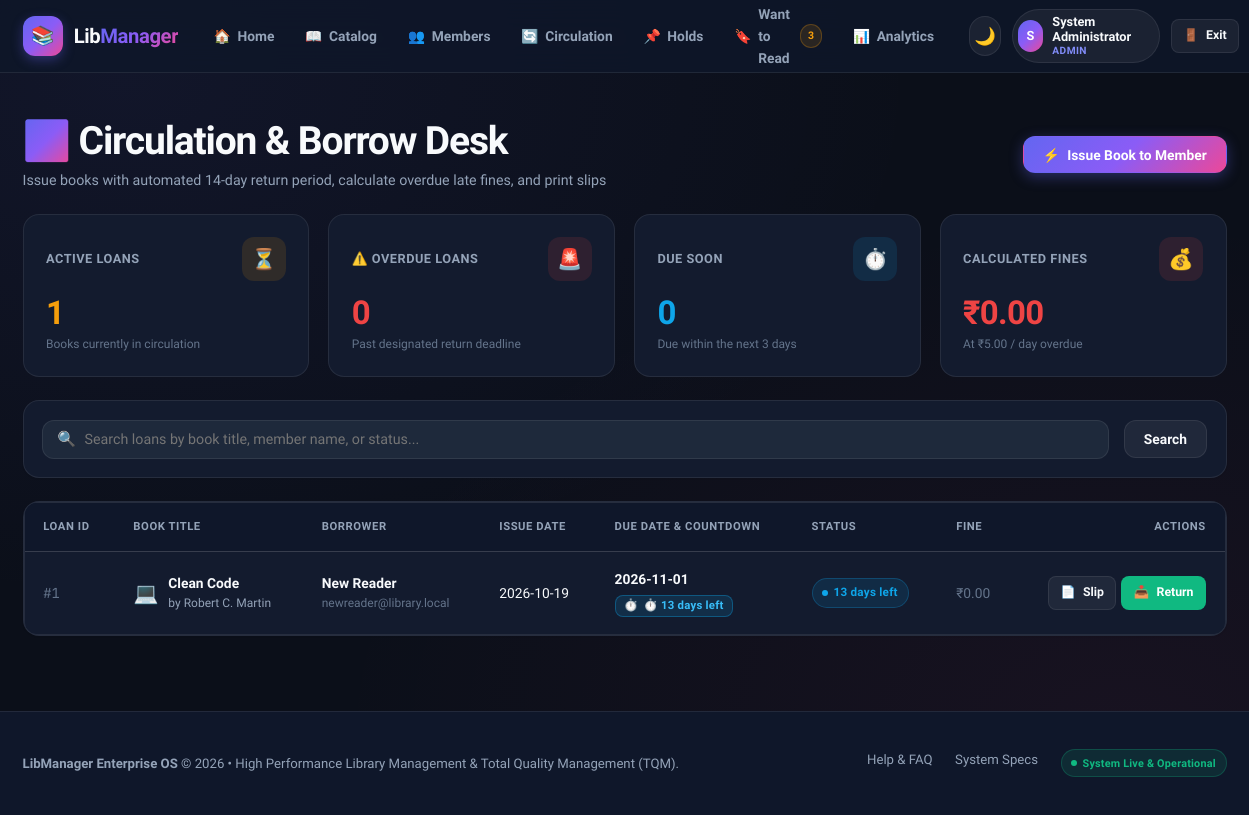
The page /borrow (signed in) on the database as committed earlier.
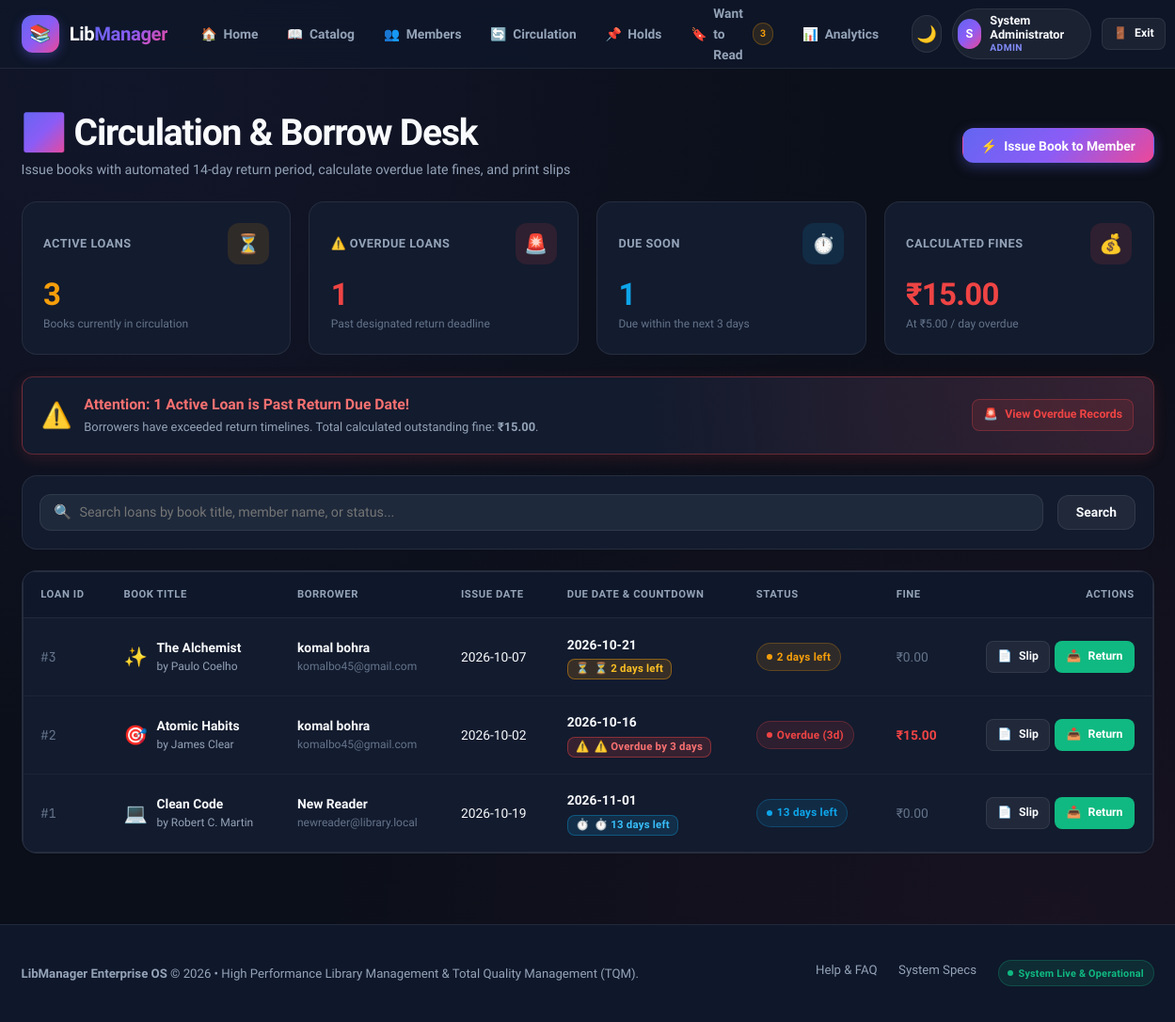
The same page on the database as committed later.
### tables this page shows
CREATE TABLE borrow_records (
            id INTEGER PRIMARY KEY AUTOINCREMENT,
            book_id INTEGER NOT NULL,
            member_id INTEGER NOT NULL,
            issue_date DATE DEFAULT (date('now')),
            due_date DATE NOT NULL,
            return_date DATE,
            fine_amount REAL DEFAULT 0.0,
            status TEXT DEFAULT 'Issued',
            FOREIGN KEY (book_id) REFERENCES books(id),
            FOREIGN KEY (member_id) REFERENCES members(id)
        );

CREATE TABLE books (
            id INTEGER PRIMARY KEY AUTOINCREMENT,
            title TEXT NOT NULL,
            author TEXT NOT NULL,
            category TEXT NOT NULL,
            status TEXT DEFAULT 'Available'
        , isbn TEXT, cover_url TEXT, total_copies INTEGER DEFAULT 1, available_copies INTEGER DEFAULT 1, pdf_url TEXT, icon TEXT);

CREATE TABLE members (
            id INTEGER PRIMARY KEY AUTOINCREMENT,
            name TEXT NOT NULL,
            email TEXT UNIQUE,
            phone TEXT,
            member_type TEXT DEFAULT 'Student',
            created_at TIMESTAMP DEFAULT CURRENT_TIMESTAMP
        );

### app.py (the view)
@app.route("/borrow")
@login_required
def borrow_page():
    search_query = request.args.get("q", "").strip()
    conn = get_db_connection()
    query = """
        SELECT r.id, r.book_id, r.member_id, r.issue_date, r.due_date, r.return_date, r.fine_amount, r.status,
               b.title as book_title, b.author as book_author,
               m.name as member_name, m.email as member_email
        FROM borrow_records r
        JOIN books b ON r.book_id = b.id
        JOIN members m ON r.member_id = m.id
        WHERE 1=1
    """
    params = []
    if search_query:
        query += " AND (b.title LIKE ? OR m.name LIKE ? OR r.status LIKE ?)"
        wildcard = f"%{search_query}%"
        params.extend([wildcard, wildcard, wildcard])
    query += " ORDER BY r.id DESC"
    records = conn.execute(query, params).fetchall()
    today_str = date.today().isoformat()
    enriched_records = []
    overdue_count = 0
    due_soon_count = 0
    calculated_total_fines = 0.0
    for r in records:
        r_dict = dict(r)
        cd = get_due_countdown(r_dict["due_date"], r_dict["status"])
        r_dict["countdown"] = cd
        if r_dict["status"] == "Issued":
            if cd["is_overdue"]:
                overdue_count += 1
                r_dict["calculated_fine"] = max(0.0, cd["fine_preview"])
                r_dict["overdue_days"] = cd["overdue_days"]
                calculated_total_fines += r_dict["calculated_fine"]
            else:
                if cd["urgency"] == "warning":
                    due_soon_count += 1
                r_dict["calculated_fine"] = r_dict["fine_amount"] or 0.0
                r_dict["overdue_days"] = 0
                calculated_total_fines += r_dict["calculated_fine"]
        else:
            r_dict["calculated_fine"] = r_dict["fine_amount"] or 0.0
            r_dict["overdue_days"] = 0
            calculated_total_fines += r_dict["calculated_fine"]
        enriched_records.append(r_dict)
    available_books = conn.execute("SELECT id, title, author FROM books WHERE status = 'Available'").fetchall()
    members = conn.execute("SELECT id, name, member_type FROM members ORDER BY name").fetchall()
    issued_count = conn.execute("SELECT COUNT(*) FROM borrow_records WHERE status = 'Issued'").fetchone()[0]
    conn.close()
    stats = {
        "issued": issued_count,
        "overdue": overdue_count,
        "due_soon": due_soon_count,
        "total_fines": calculated_total_fines
    }
    return render_template(
        "borrow.html",
        records=enriched_records,
        available_books=available_books,
        members=members,
        search_query=search_query,
        stats=stats,
        today_date=today_str,
        default_due_date=(date.today() + timedelta(days=14)).isoformat()
    )

### app.py (called while the page is built)
def get_db_connection():
    conn = sqlite3.connect(DATABASE)
    conn.row_factory = sqlite3.Row
    return conn

def login_required(f):
    @wraps(f)
    def decorated_function(*args, **kwargs):
        if "user_id" not in session:
            flash("Please sign in to access your library account.", "warning")
            return redirect(url_for("login_page", next=request.url))
        return f(*args, **kwargs)
    return decorated_function

### templates/borrow.html (shortened to what this page needs)
{% extends "base.html" %}
{% block content %}
<div class="container" style="padding-top: 1.5rem; padding-bottom: 3rem;">
  <div style="display: flex; justify-content: space-between; align-items: center; margin-bottom: 1.5rem; flex-wrap: wrap; gap: 1rem;">
    <div>
      <h1 class="page-title" style="margin-bottom: 0.25rem;">
        <span>🔄</span> Circulation & Borrow Desk
      </h1>
      <p style="color: var(--text-muted); font-size: 0.95rem;">
        Issue books with automated 14-day return period, calculate overdue late fines, and print slips
      </p>
    </div>
    <button type="button" class="btn btn-primary" onclick="openIssueModal()">
      <span>⚡</span> Issue Book to Member
    </button>
  </div>
  <div class="stats-grid" style="grid-template-columns: repeat(auto-fit, minmax(210px, 1fr)); margin-bottom: 1.5rem;">
    <div class="stat-card warning">
      <div class="stat-header">
        <span class="stat-title">Active Loans</span>
        <div class="stat-icon">⏳</div>
      </div>
      <div class="stat-value" style="color: var(--status-warning);">{{ stats.issued }}</div>
      <div class="stat-subtext">Books currently in circulation</div>
    </div>
    <div class="stat-card danger">
      <div class="stat-header">
        <span class="stat-title">⚠️ Overdue Loans</span>
        <div class="stat-icon">🚨</div>
      </div>
      <div class="stat-value" style="color: var(--status-danger);">{{ stats.overdue }}</div>
      <div class="stat-subtext">Past designated return deadline</div>
    </div>
    <div class="stat-card info">
      <div class="stat-header">
        <span class="stat-title">Due Soon</span>
        <div class="stat-icon">⏱️</div>
      </div>
      <div class="stat-value" style="color: var(--status-info);">{{ stats.due_soon }}</div>
      <div class="stat-subtext">Due within the next 3 days</div>
    </div>
    <div class="stat-card danger">
      <div class="stat-header">
        <span class="stat-title">Calculated Fines</span>
        <div class="stat-icon">💰</div>
      </div>
      <div class="stat-value" style="color: var(--status-danger);">₹{{ "%.2f"|format(stats.total_fines) }}</div>
      <div class="stat-subtext">At ₹5.00 / day overdue</div>
    </div>
  </div>
  {% if stats.overdue > 0 %}
  <div class="overdue-alert-banner">
    <div style="display: flex; align-items: center; gap: 0.85rem;">
      <span style="font-size: 1.75rem;">⚠️</span>
      <div>
        <div style="font-weight: 800; font-size: 1.05rem; color: #f87171;">
          Attention: {{ stats.overdue }} Active {{ 'Loan is' if stats.overdue == 1 else 'Loans are' }} Past Return Due Date!
        </div>
        <div style="font-size: 0.86rem; color: var(--text-muted); margin-top: 2px;">
          Borrowers have exceeded return timelines. Total calculated outstanding fine: <strong>₹{{ "%.2f"|format(stats.total_fines) }}</strong>.
        </div>
      </div>
    </div>
    <a href="#circulationTable" class="btn btn-danger btn-sm">
      <span>🚨</span> View Overdue Records
    </a>
  </div>
  {% endif %}
  <div class="card" style="padding: 1.25rem; margin-bottom: 1.5rem;">
    <form method="GET" action="{{ url_for('borrow_page') }}">
      <div class="toolbar" style="margin-bottom: 0;">
        <div class="search-box">
          <span class="search-icon">🔍</span>
          <input type="text" name="q" value="{{ search_query }}" class="form-control" placeholder="Search loans by book title, member name, or status...">
        </div>
        <button type="submit" class="btn btn-secondary">Search</button>
      </div>
    </form>
  </div>
  <div class="card" id="circulationTable" style="padding: 0; overflow: hidden;">
    <div class="table-responsive">
      <table class="data-table">
        <thead>
          <tr>
            <th>Loan ID</th>
            <th>Book Title</th>
            <th>Borrower</th>
            <th>Issue Date</th>
            <th>Due Date & Countdown</th>
            <th>Status</th>
            <th>Fine</th>
            <th style="text-align: right;">Actions</th>
          </tr>
        </thead>
        <tbody>
          {% if records|length == 0 %}
          <tr>
            <td colspan="8" style="text-align: center; padding: 3rem; color: var(--text-muted);">
              No circulation records found. Click "Issue Book to Member" to initiate a checkout.
            </td>
          </tr>
          {% else %}
          {% for r in records %}
          {% set cd = r.countdown if r.countdown else get_due_countdown(r.due_date, r.status) %}
          <tr>
            <td style="font-family: var(--font-mono); color: var(--text-subtle);">#{{ r.id }}</td>
            <td>
              <div style="display: flex; align-items: center; gap: 0.65rem;">
                <span style="font-size: 1.35rem;">{{ get_book_icon(r.book_title, r.book_author) }}</span>
                <div>
                  <div style="font-weight: 700;">{{ r.book_title }}</div>
                  <div style="font-size: 0.8rem; color: var(--text-muted);">by {{ r.book_author }}</div>
                </div>
              </div>
            </td>
            <td>
              <div style="font-weight: 600;">{{ r.member_name }}</div>
              <div style="font-size: 0.8rem; color: var(--text-subtle);">{{ r.member_email or 'No email' }}</div>
            </td>
            <td>{{ r.issue_date }}</td>
            <td>
              <div style="font-weight: 700; color: var(--text-main);">{{ r.due_date }}</div>
              {% if r.status == 'Issued' %}
              <div class="due-countdown-chip {{ cd.urgency }}" title="{{ cd.countdown_text }}">
                <span>{{ cd.icon }}</span> {{ cd.countdown_text }}
              </div>
              {% endif %}
            </td>
            <td>
              <span class="badge {{ cd.badge_class }}">
                <span class="badge-dot"></span> {{ cd.badge_text }}
              </span>
            </td>
            <td>
              {% if r.calculated_fine > 0 %}
              <span style="font-weight: 700; color: var(--status-danger);">₹{{ "%.2f"|format(r.calculated_fine) }}</span>
              {% else %}
              <span style="color: var(--text-subtle);">₹0.00</span>
              {% endif %}
            </td>
            <td style="text-align: right;">
              <div style="display: inline-flex; gap: 0.35rem;">
                <a href="{{ url_for('borrow_receipt', id=r.id) }}" class="btn btn-secondary btn-sm" target="_blank" title="Print Transaction Slip">
                  <span>📄</span> Slip
                </a>
                {% if r.status == 'Issued' %}
                <a href="{{ url_for('return_book', id=r.id) }}" class="btn btn-success btn-sm" onclick="return confirm('Confirm return for {{ r.book_title }}?')" title="Mark as Returned">
                  <span>📥</span> Return
                </a>
                {% endif %}
              </div>
            </td>
          </tr>
          {% endfor %}
          {% endif %}
        </tbody>
      </table>
    </div>
  </div>
</div>
{% endblock %}

### templates/base.html (shortened to what this page needs)
<!DOCTYPE html>
<html lang="en" data-theme="dark">
<head>
  <link rel="stylesheet" href="{{ url_for('static', filename='css/style.css') }}">
</head>
<body>
  <nav class="navbar" id="mainNavbar">
    <div class="container nav-container">
      <a href="{{ url_for('home_page') if current_user else url_for('login_page') }}" class="nav-brand" id="navBrandLogo">
        <div class="nav-brand-logo">📚</div>
        <div class="nav-brand-text">Lib<span>Manager</span></div>
      </a>
      {% if current_user %}
      <ul class="nav-links" id="mainNavLinks">
        <li>
          <a href="{{ url_for('home_page') }}" class="nav-link {% if active_page == 'home' %}active{% endif %}">
            <span>🏠</span> Home
          </a>
        </li>
        <li>
          <a href="{{ url_for('books_catalog') }}" class="nav-link {% if active_page == 'books' %}active{% endif %}">
            <span>📖</span> Catalog
          </a>
        </li>
        <li>
          <a href="{{ url_for('members_page') }}" class="nav-link {% if active_page == 'members' %}active{% endif %}">
            <span>👥</span> Members
          </a>
        </li>
        <li>
          <a href="{{ url_for('borrow_page') }}" class="nav-link {% if active_page == 'borrow' %}active{% endif %}">
            <span>🔄</span> Circulation
          </a>
        </li>
        <li>
          <a href="{{ url_for('reservations_page') }}" class="nav-link {% if active_page == 'reservations' %}active{% endif %}">
            <span>📌</span> Holds
          </a>
        </li>
        <li>
          <a href="{{ url_for('wishlist_page') }}" class="nav-link {% if active_page == 'wishlist' %}active{% endif %}" title="View your Want to Read reading list">
            <span>🔖</span> Want to Read
            <span class="badge badge-warning" id="globalWishlistBadge" style="font-size: 0.7rem; padding: 0.15rem 0.45rem; border-radius: 999px; margin-left: 0.25rem; {% if not wishlist_count %}display: none;{% endif %}">{{ wishlist_count or 0 }}</span>
          </a>
        </li>
        <li>
          <a href="{{ url_for('analytics_page') }}" class="nav-link {% if active_page == 'analytics' %}active{% endif %}">
            <span>📊</span> Analytics
          </a>
        </li>
      </ul>
      {% endif %}
      <div class="nav-actions">
        <button type="button" class="theme-toggle-btn" id="themeToggleBtn" title="Toggle Light/Dark Theme" aria-label="Toggle theme">
          <span id="themeIcon">🌙</span>
        </button>
        {% if current_user %}
        <a href="{{ url_for('profile_page') }}" class="user-menu" id="userMenuBtn" title="View Profile">
          <div class="user-avatar">{{ current_user.full_name[:1] | upper if current_user.full_name else 'U' }}</div>
          <div class="user-info">
            <span class="user-name">{{ current_user.full_name or current_user.username }}</span>
            <span class="user-role-badge">{{ current_user.role }}</span>
          </div>
        </a>
        <a href="{{ url_for('logout') }}" class="btn btn-secondary btn-sm" id="logoutBtn" title="Sign Out">
          <span>🚪</span> Exit
        </a>
        {% else %}
        <a href="{{ url_for('login_page') }}" class="btn btn-secondary btn-sm" id="loginNavBtn">Sign In</a>
        <a href="{{ url_for('register_page') }}" class="btn btn-primary btn-sm" id="registerNavBtn">Create Account</a>
        {% endif %}
      </div>
    </div>
  </nav>
  <main id="mainContent" style="flex: 1;">
    {% block content %}{% endblock %}
  </main>
  <footer class="footer">
    <div class="container footer-content">
      <div>
        <strong>LibManager Enterprise OS</strong> &copy; 2026 &bull; High Performance Library Management & Total Quality Management (TQM).
      </div>
      <div class="footer-links">
        <a href="{{ url_for('help_page') if current_user else '#' }}">Help & FAQ</a>
        <a href="{{ url_for('about_page') if current_user else '#' }}">System Specs</a>
        <span class="badge badge-success" style="font-size: 0.72rem;">
          <span class="badge-dot"></span> System Live & Operational
        </span>
      </div>
    </div>
  </footer>
</body>
</html>

Rows that differ between the two databases and show on the page:
added borrow_records: id "3", book_title "The Alchemist", book_author "Paulo Coelho", member_name "komal bohra", email "komalbo45@gmail.com", issue_date "2026-10-07", due_date "2026-10-21", icon "⏳", countdown_text "⏳ 2 days left", badge_text "2 days left", shows "₹0.00"
now on this page (row edited): books: title+author "✨"
added borrow_records: id "2", book_title "Atomic Habits", book_author "James Clear", member_name "komal bohra", email "komalbo45@gmail.com", issue_date "2026-10-02", due_date "2026-10-16", icon "⚠️", countdown_text "⚠️ Overdue by 3 days", badge_text "Overdue (3d)", calculated_fine "15.00"
now on this page (row edited): books: title+author "🎯"
Other text that changed with them:
{{ stats.issued }}: "1" → "3"
{{ stats.overdue }}: "0" → "1"
{{ stats.due_soon }}: "0" → "1"
{{ "%.2f"|format(stats.total_fines) }}: "0.00" → "15.00"
{{ stats.overdue }}: (not shown) → "1"
{{ 'Loan is' if stats.overdue == 1 else 'Loans are' }}: (not shown) → "Loan is"
{{ "%.2f"|format(stats.total_fines) }}: (not shown) → "15.00"
text now shown: "⚠️ Attention: Active Past Return Due Date! Borrowers have exceeded return timelines. Total calculated outstanding fine: ₹ . 🚨 View Overdue Records"
